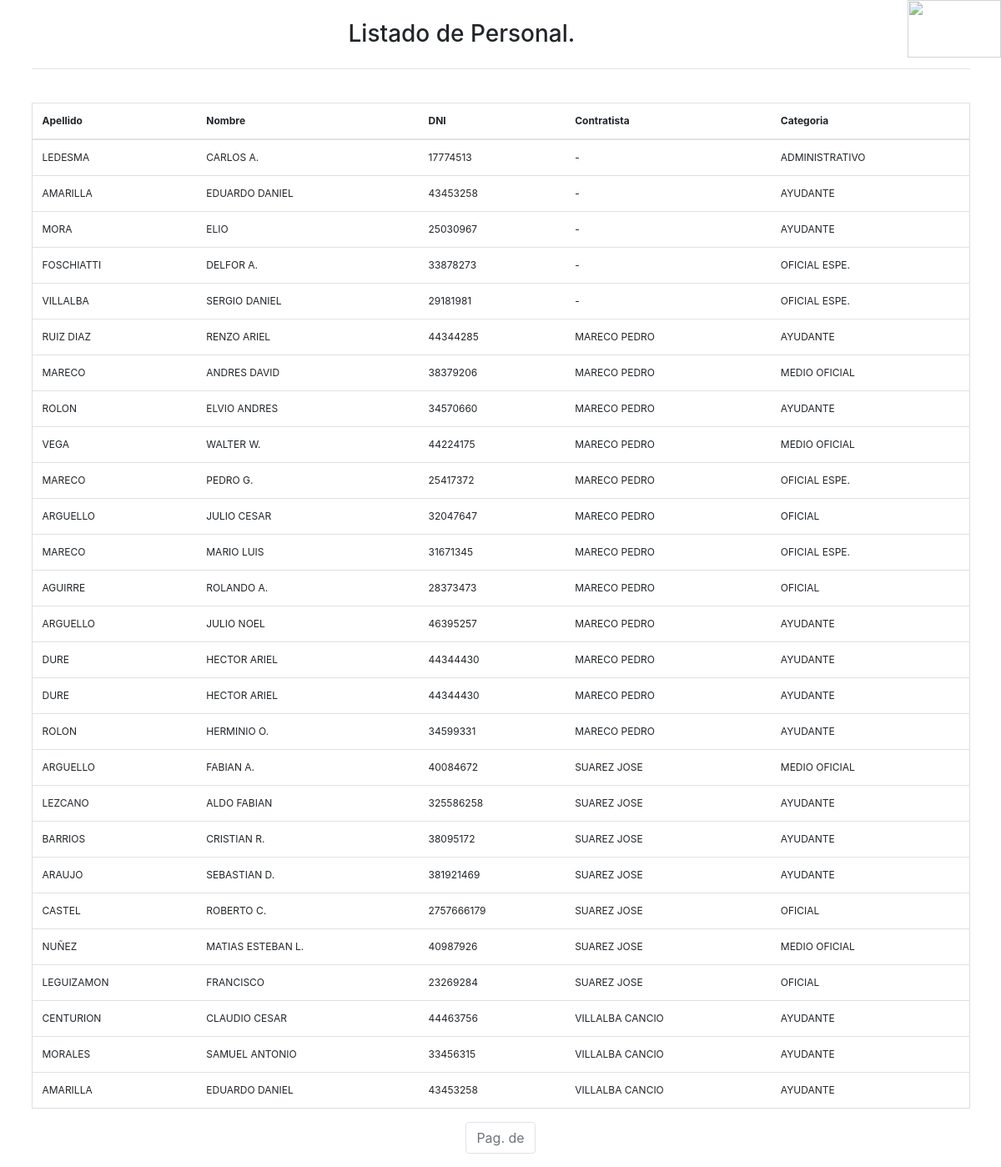
/personal/imprimir/, run on the app's committed database.
### personal/models.py (models this page shows, shortened)
class Personal(models.Model):
    nombre = models.CharField(
        max_length=100, null=False, blank=False)
    apellido = models.CharField(
        max_length=100, null=False, blank=False)
    numerodocumento = models.IntegerField(null=False, blank=False)
    categoria = models.ForeignKey(
        Categoria, on_delete=models.CASCADE, null=True, blank=True)
    obra = models.ForeignKey(Obra, null=True, blank=True, on_delete=models.CASCADE)
    cuil = models.CharField(max_length=20, null=True, blank=True)
    domicilio = models.CharField(max_length=250, null=True, blank=True)
    telefono = models.CharField(max_length=30, null=True, blank=True)
    contratista = models.ForeignKey(
        Contratista, on_delete=models.CASCADE, null=True, blank=True)
    activo = models.BooleanField(default=True)
    usuario = models.ForeignKey(UserAdm, on_delete=models.CASCADE)
    class Meta:
        verbose_name_plural = "Personal"

class Categoria(models.Model):
    descripcion = models.CharField(
        max_length=100, unique=True, null=False, blank=False)
    usuario = models.ForeignKey(UserAdm, on_delete=models.CASCADE)
    def __str__(self):
        return self.descripcion
    class Meta:
        verbose_name_plural = "Categorias"

### contratistas/models.py (models this page shows, shortened)
class Contratista(models.Model):
    descripcion = models.CharField(max_length=50, unique=True)
    usuario = models.ForeignKey(UserAdm, on_delete=models.CASCADE)
    def __str__(self):
        return self.descripcion.upper()
    class Meta:
        verbose_name_plural = "Contratistas"

### personal/views.py (the view)
# urls.py: path('imprimir/', printlistadopersonal, name='printlistadopersonal'),
def printlistadopersonal(request):
    personales = Personal.objects.filter(activo=True).order_by('contratista')
    return render(
        request,
        'personal/printpersonal_list.html',
        {
            'personales': personales
        })

### templates/personal/printpersonal_list.html (shortened to what this page needs)
{% extends 'base_nomenu.html' %}
{% block content %}
    <div class="container">
        <br>
        <div class="row">
            <div class="col-sm-4"></div>
            <div class="col-sm-4">
                <h3> Listado de Personal. </h3>
            </div>
            <div class="col-sm-4"></div>
        </div>
        <hr>
        <form action="/personal/listado" method="GET">
            <br>
            <table class="table table-hover">
                <thead>
                    <tr>
                        <th>Apellido</th>
                        <th>Nombre</th>
                        <th>DNI</th>
                        <th>Contratista</th>
                        <th>Categoria </th>
                    </tr>
                </thead>
                <tbody>
                    {% for resultado in personales %}
                    <tr>
                        <td>{{ resultado.apellido.upper }}  </td>
                        <td>{{ resultado.nombre.upper }}  </td>
                        <td>{{ resultado.numerodocumento }}  </td>
                        {% if resultado.contratista %}
                            <td>{{ resultado.contratista }}  </td>
                        {% else %}
                            <td> - </td>
                        {% endif %}
                        <td>{{ resultado.categoria }}</td>
                    </tr>
                    {% endfor %}
                </tbody>
            </table>
            <nav aria-label="Page navigation">
                <ul class="pagination justify-content-center">
                    <li class="page-item disabled">
                        <a class="page-link">
                            Pag. {{ resultados.number }} de {{ resultados.paginator.num_pages }}
                        </a>
                    </li>
                </ul>
            </nav>
        </form>
    </div>
{% endblock %}

### templates/base_nomenu.html (style rules this page uses)
table { border-collapse: collapse; width: 100%; border: 1px solid #ddd; font-size: 12px; }
th, td { text-align: left; padding: 1px; font-size: 12px; }

### data on the page
Personal: apellido "LEDESMA", nombre "CARLOS A.", numerodocumento "17774513", categoria "ADMINISTRATIVO"
Personal: apellido "AMARILLA", nombre "EDUARDO DANIEL", numerodocumento "43453258", categoria "AYUDANTE"
Personal: apellido "MORA", nombre "ELIO", numerodocumento "25030967", categoria "AYUDANTE"
Personal: apellido "FOSCHIATTI", nombre "DELFOR A.", numerodocumento "33878273", categoria "OFICIAL ESPE."
Personal: apellido "VILLALBA", nombre "SERGIO DANIEL", numerodocumento "29181981", categoria "OFICIAL ESPE."
Personal: apellido "RUIZ DIAZ", nombre "RENZO ARIEL", numerodocumento "44344285", contratista "MARECO PEDRO", categoria "AYUDANTE"
Personal: apellido "MARECO", nombre "ANDRES DAVID", numerodocumento "38379206", contratista "MARECO PEDRO", categoria "MEDIO OFICIAL"
Personal: apellido "ROLON", nombre "ELVIO ANDRES", numerodocumento "34570660", contratista "MARECO PEDRO", categoria "AYUDANTE"
Personal: apellido "VEGA", nombre "WALTER W.", numerodocumento "44224175", contratista "MARECO PEDRO", categoria "MEDIO OFICIAL"
Personal: apellido "MARECO", nombre "PEDRO G.", numerodocumento "25417372", contratista "MARECO PEDRO", categoria "OFICIAL ESPE."
Personal: apellido "ARGUELLO", nombre "JULIO CESAR", numerodocumento "32047647", contratista "MARECO PEDRO", categoria "OFICIAL"
Personal: apellido "MARECO", nombre "MARIO LUIS", numerodocumento "31671345", contratista "MARECO PEDRO", categoria "OFICIAL ESPE."
Personal: apellido "AGUIRRE", nombre "ROLANDO A.", numerodocumento "28373473", contratista "MARECO PEDRO", categoria "OFICIAL"
Personal: apellido "ARGUELLO", nombre "JULIO NOEL", numerodocumento "46395257", contratista "MARECO PEDRO", categoria "AYUDANTE"
Personal: apellido "DURE", nombre "HECTOR ARIEL", numerodocumento "44344430", contratista "MARECO PEDRO", categoria "AYUDANTE"
Personal: apellido "DURE", nombre "HECTOR ARIEL", numerodocumento "44344430", contratista "MARECO PEDRO", categoria "AYUDANTE"
Personal: apellido "ROLON", nombre "HERMINIO O.", numerodocumento "34599331", contratista "MARECO PEDRO", categoria "AYUDANTE"
Personal: apellido "ARGUELLO", nombre "FABIAN A.", numerodocumento "40084672", contratista "SUAREZ JOSE", categoria "MEDIO OFICIAL"
Personal: apellido "LEZCANO", nombre "ALDO FABIAN", numerodocumento "325586258", contratista "SUAREZ JOSE", categoria "AYUDANTE"
Personal: apellido "BARRIOS", nombre "CRISTIAN R.", numerodocumento "38095172", contratista "SUAREZ JOSE", categoria "AYUDANTE"
Personal: apellido "ARAUJO", nombre "SEBASTIAN D.", numerodocumento "381921469", contratista "SUAREZ JOSE", categoria "AYUDANTE"
Personal: apellido "CASTEL", nombre "ROBERTO C.", numerodocumento "2757666179", contratista "SUAREZ JOSE", categoria "OFICIAL"
Personal: apellido "NUÑEZ", nombre "MATIAS ESTEBAN L.", numerodocumento "40987926", contratista "SUAREZ JOSE", categoria "MEDIO OFICIAL"
Personal: apellido "LEGUIZAMON", nombre "FRANCISCO", numerodocumento "23269284", contratista "SUAREZ JOSE", categoria "OFICIAL"
Personal: apellido "CENTURION", nombre "CLAUDIO CESAR", numerodocumento "44463756", contratista "VILLALBA CANCIO", categoria "AYUDANTE"
Personal: apellido "MORALES", nombre "SAMUEL ANTONIO", numerodocumento "33456315", contratista "VILLALBA CANCIO", categoria "AYUDANTE"
Personal: apellido "AMARILLA", nombre "EDUARDO DANIEL", numerodocumento "43453258", contratista "VILLALBA CANCIO", categoria "AYUDANTE"
